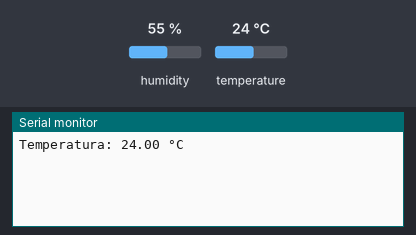
The sketch below on a simulated Arduino Uno, built with avr-gcc and run on an emulated ATmega328P. On the bench: the last lines printed to the serial monitor. Inputs (shaded band) come from the test bench; at power-on: temperature 24 °C, humidity 55 %.

Above: at 18.0 s.
18.1 s: temperature set to 12 °C
At 20.5 s:
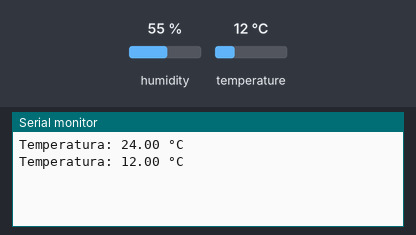
33.1 s: temperature set to 19 °C
At 41.0 s:
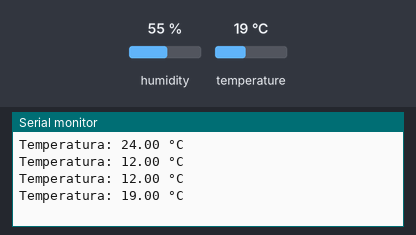
Timing chart, 0 to 42.5 s (numbered marks = the images above; inputs shaded):
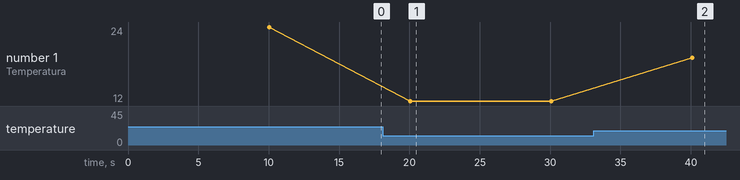

Measured:
- after the input at 18.1 s, the serial monitor: prints a new line after 1.9 s (image 1)
- after the input at 33.1 s, the serial monitor: prints a new line after 7.0 s (image 2)
- plotted number 1: 24 → 12 after the input at 18.1 s, 12 → 19 after the input at 33.1 s

The sketch:

sketch_dec13a.ino
```cpp
#include "DHT.h"

#define DHTPIN 2
#define DHTTYPE DHT11

DHT dht(DHTPIN, DHTTYPE);

void setup() {
  Serial.begin(9600);
  dht.begin();
}

void loop() {
  delay(10000);

  float t = dht.readTemperature();

  if (isnan(t)) {
    Serial.println("Error obteniendo los datos del sensor DHT11");
    return;
  }

  Serial.print("Temperatura: ");
  Serial.print(t);
  Serial.println(" °C");
}
```
